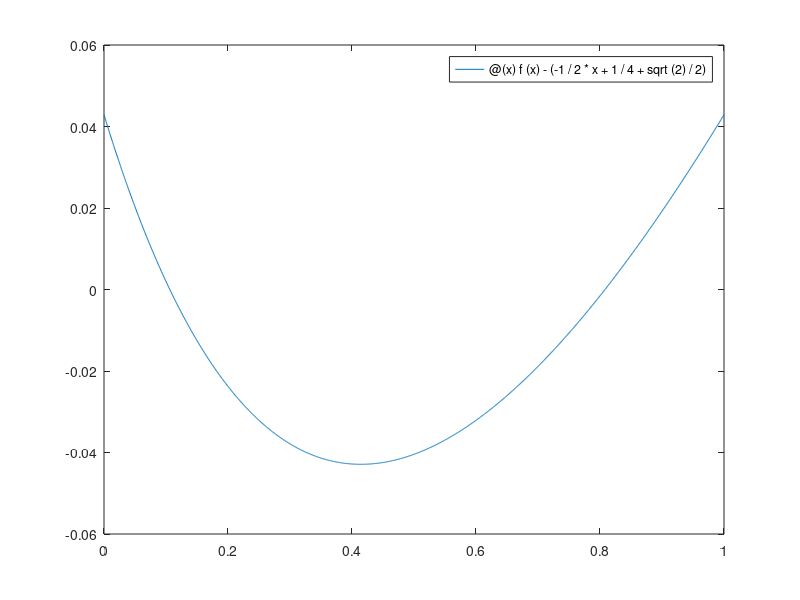

The MATLAB source for this figure: (Note: this script raises an error after producing the figure.)
%% A1
f = @(x) 1./(1 + x);
% p1 = [-1/2, 1/4 + sqrt(2)/2];
q = @(x) f(x) - (-1/2 *x + 1/4 + sqrt(2)/2);
fplot(q,[0,1]);
v = [q(0),q(sqrt(2)-1),q(1)]

%% A3 d
L = [0,0.2,-1 + sqrt(2)];

prod = zeros(3,10);
for index = 1 : length(L)
    t = L(index);
    count = 1;
    for n = 1 : 50 : 451;
        i = 0 : 1 : n;
        ti = 2 * i/n - 1;
        prod(index,count) = lagrangeInter(n,ti,t);
        count = count + 1;
    end
    
end  
% % 
% % 
% 
% % another method
% 
% L = [0,0.2,-1 + sqrt(2)];
% 
% prod = zeros(3,10);
% n = 1 : 50 : 451;
% tests = max(size(n));
%     for count = 1 : tests
%         i = 0 : 1 : n(count);
%         ti = 2 * i/n(count) - 1;
%         for deg = 0 : n(count)
%             prod(:,count) = prod(:,count) + abs(lagrangePolynomial(deg,ti,L'));
%         end
%     end
% 
% 

% prod = log(prod);
% subplot(1,3,1);
% plot(n,prod(1,:),'*:');
% title('Result for x = 0');
% xlabel('n');
% ylabel('log(\Lambda (x,n)');
% 
% 
% subplot(1,3,2);
% plot(n,prod(2,:),'*:');
% title('Result for x = 0.2');
% xlabel('n');
% ylabel('log(\Lambda (x,n)');
% 
% subplot(1,3,3);
% plot(n,prod(3,:),'*:');
% title('Result for x = -1 + sqrt(2)');
% xlabel('n');
% ylabel('log(\Lambda (x,n)');



subplot(3,1,1);
plot([1 : 50 : 451],log(prod(1,:)));
legend(['t = ',num2str(0)]);
subplot(3,1,2);
plot([1 : 50 : 451],log(prod(2,:)));
legend(['t = ',num2str(0.2)]);
subplot(3,1,3);
plot([1 : 50 : 451],log(prod(3,:)));
legend(['t = ',num2str(-1 + sqrt(2))]);

figure(2)
plot([1 : 50 : 451],log(prod(1,:)),[1 : 50 : 451],log(prod(2,:)),[1 : 50 : 451],log(prod(3,:)))
hold on;
legend(['t = ',num2str(0)],['t = ',num2str(0.2)],['t = ',num2str(-1 + sqrt(2))]);

% 



%% Test for lagrangeIP and aitkeenNevilleIP
t = [0,0.5,0.7,1];
ft = [-1,1,2,1];
x = [0.25,1];
y = lagrangeIP(t,ft,x)
w = aitkenNevilleIP(t,ft,x)

%% A4 c
f = @(x) 1./(1 + x.^2);
L = [2,8,24];
I = [-3,3];
figure(1);
hold on;
for index = 1 : 3
    n = L(index);
    i = 0 : 1 : n;
    t = -3 + 6/n * i;
    ft = f(t);
    x = linspace(-3,3,200);
    lagrang = lagrangeIP(t,ft,x);
    aitken = aitkenNevilleIP(t,ft,x);
%     plot(x,lagrang);
%     plot(x,aitken);
    subplot(3,2,2 * index - 1);
    plot(x,lagrang);
    ylim([-1,1]);
    legend(['lagrange mit n = ',num2str(n)]);
    subplot(3,2,2 * index);
    plot(x,aitken);
    ylim([-1,1]);
    legend(['aitken mit n = ',num2str(n)]);
end
figure
plot(x,f(x))





%% another plot method

f = @(x) 1./(1 + x.^2);
L = [2,8,24];
I = [-3,3];
figure;
hold on;
for index = 1 : 3
    n = L(index);
    i = 0 : 1 : n;
    t = -3 + 6/n * i;
    ft = f(t);
    x = linspace(-3,3,200);
    lagrang = @(x)(lagrangeIP(t,ft,x));
    aitken = @(x) (aitkenNevilleIP(t,ft,x));
%     plot(x,lagrang);
%     plot(x,aitken);
    subplot(3,2,2 * index - 1);
    fplot(lagrang,I);
%     ylim([-1,1]);
    title(['lagrange mit n = ',num2str(n)]);
    hold on;
    fplot(f,I,'k:');
    legend('IP','f');
    subplot(3,2,2 * index);
    fplot(aitken,I);
%     ylim([-1,1]);
    hold on;
    fplot(f,I,'k:');
    title(['aitken mit n = ',num2str(n)]);
    legend('IP','f');
end



%% compute the time elapsed 
% it seems that aitken is slower.
count = 1
for  n = 16 : 50;
    i = 0 : 1 : n;
    t = -3 + 6/n * i;
    ft = f(t);
    x = linspace(-3,3,10000);
    tic
    lagrang = lagrangeIP(t,ft,x);
    temp = toc;
    time1(count) = temp;
    count = count + 1;
end

count = 1;
for  n = 16 : 50;
    i = 0 : 1 : n;
    t = -3 + 6/n * i;
    ft = f(t);
    x = linspace(-3,3,10000);
    tic;
    aitken = aitkenNevilleIP(t,ft,x);
    temp = toc;
    time2(count) = temp;
    count = count + 1;
end
figure(2)
% plot(time1,'DisplayName','t1');
plot(time1,'color','b');
hold on
% plot(time2,'DisplayName','t2');
plot(time2,'color','r');
legend('time lagrange','time aitken');